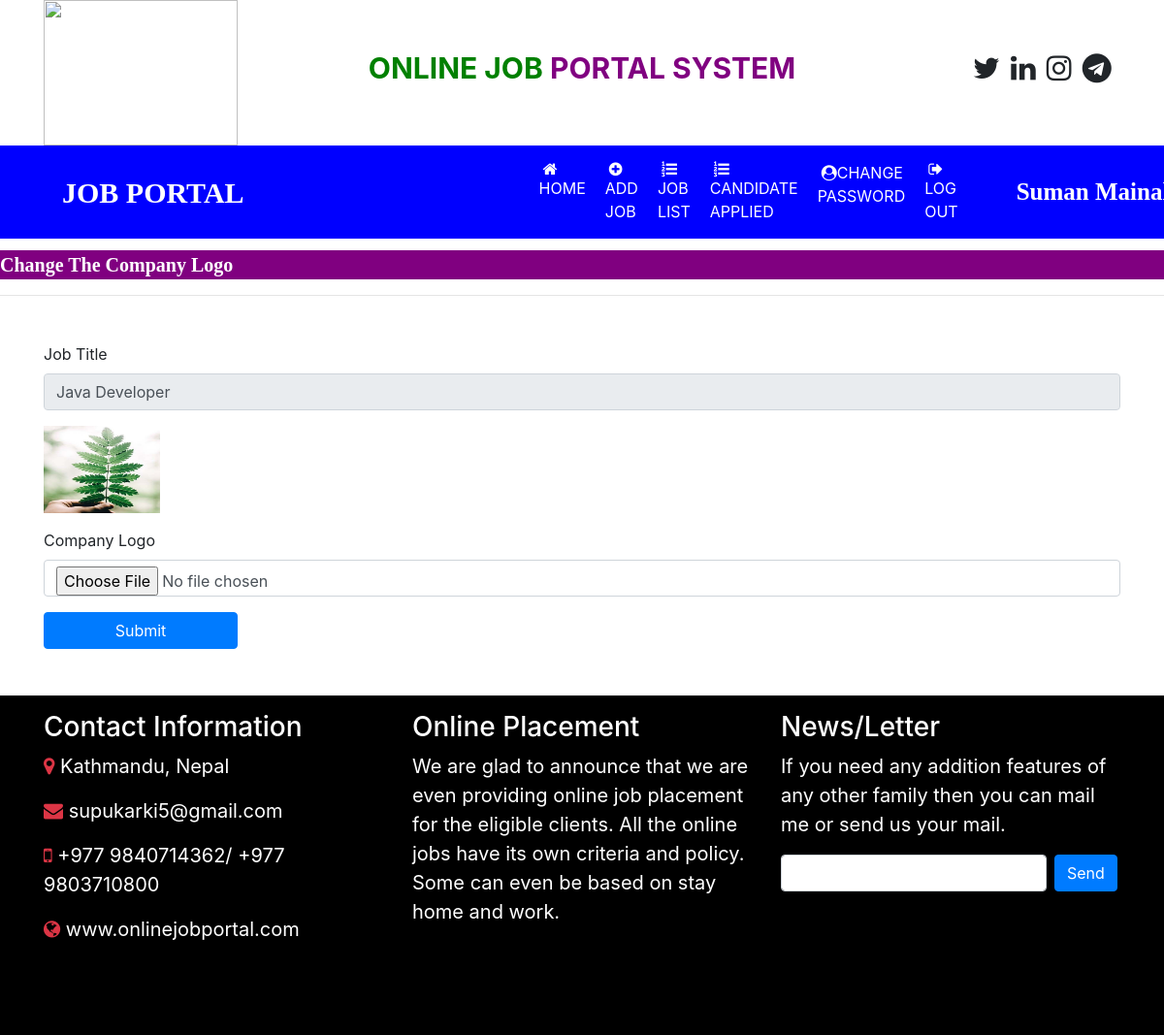
The page /change_companylogo/1 (signed in) on the database its author committed.
### job/models.py (models this page shows, shortened)
class Job(models.Model):
    recruiter = models.ForeignKey(Recruiter, on_delete=models.CASCADE)
    start_date = models.DateField()
    end_date = models.DateField()
    title = models.CharField(max_length=100)
    salary = models.FloatField(max_length=20)
    image = models.FileField()
    description = models.CharField(max_length=300)
    experience = models.CharField(max_length=50)
    location = models.CharField(max_length=100)
    skills = models.CharField(max_length=100)
    creationdate = models.DateField()

### job/views.py (the view, shortened to what this page needs)
# urls.py: path('change_companylogo/<int:pid>', change_companylogo, name="change_companylogo"),
def change_companylogo(request,pid):
    if not request.user.is_authenticated:
        return redirect('recruiter_login')
    error = ""
    job = Job.objects.get(id=pid)
    d = {'error': error, 'job':job}
    return render(request,'change_companylogo.html',d)

### templates/change_companylogo.html (shortened to what this page needs)
{% load static %}
{% block body %}
{% include 'recruiter_navigation.html' %}
<marquee style="font-family:'Monotype-Corsiva'; font-size:20px; color:white; background-color:purple; font-weight:bold; margin-top:1%">
Change The Company Logo
</marquee>
<hr>
<form class="container mt-5" method="post" enctype="multipart/form-data">
    <div class="form-row">
        <div class="form-group col-md-12">
            <label>Job Title</label>
            <input type="text" class="form-control" readonly name="jobtitle" value="{{job.title}}" required>
        </div>
    </div>
     <div class="form-row">
          <div class="form-group col-md-12">
              <img src="{{job.image.url}}" width="120" height="90">
          </div>
      </div>
    <div class="form-row">
        <div class="form-group col-md-12">
        <label>Company Logo</label>
        <input type="file" class="form-control" name="logo"  required>
     </div>
    </div>
<input type="submit" value="Submit" class="btn btn-primary" style="width: 200px" >
</form>
{% include 'footer.html' %}
{% endblock %}

### templates/recruiter_navigation.html (shortened to what this page needs)
<html>
<head>
    {% load static %}
  <link rel="stylesheet" href="https://maxcdn.bootstrapcdn.com/bootstrap/4.5.2/css/bootstrap.min.css">
  <script src="https://maxcdn.bootstrapcdn.com/bootstrap/4.5.2/js/bootstrap.min.js"></script><link rel="stylesheet" href="https://cdnjs.cloudflare.com/ajax/libs/font-awesome/4.7.0/css/font-awesome.min.css">
</head>
<body>
<div class="container">
    <div class="row">
        <div class="col-sm-3">
            <img src="{% static 'images/image2.png'%}" style="width:200px; height:150px">
       </div>
        <div class="col-sm-6 mt-5 text-center">
           <span style="font-weight :bold; font-size : 30px">
               <span style="color : green">ONLINE JOB</span>
               <span style="color : purple">PORTAL SYSTEM</span>
           </span>
       </div>
        <div class="col-sm-3  mt-5" style = "padding-left: 10%">
<span style="font-weight: bold; font-size: 30px">
    <span><i class="fa fa-twitter pl-1"></i></span>
     <span><i class="fa fa-linkedin pl-1"></i></span>
     <span><i class="fa fa-instagram pl-1"></i></span>
     <span><i class="fa fa-telegram pl-1"></i></span>
</span>
       </div>
</div>
</div>
<nav class="navbar navbar-expand-sm" style="background-color : blue" >
    <a class="navbar-brand text-white pl-5 font-weight-bold" style="font-family:'Monotype Corsiva'; font-size: 30px">JOB PORTAL</a>
<ul class="navbar-nav">
    <li class="nav-item">
    <a class="nav-link" href="{% url 'recruiter_home' %}" style="margin-left:280px"><i class="fa fa-home ml-1"></i>HOME</a>
     </li>
    <li class="nav-item">
    <a class="nav-link" href="{% url 'add_job' %}" ><i class="fa fa-plus-circle ml-1"></i> ADD JOB </a>
     </li>
    <li class="nav-item">
    <a class="nav-link" href="{% url 'job_list' %}" ><i class="fa fa-list-ol ml-1"></i> JOB LIST</a>
     </li>
    <li class="nav-item">
    <a class="nav-link" href="{% url 'applied_candidatelist' %}" ><i class="fa fa-list-ol  ml-1"></i>CANDIDATE APPLIED </a>
     </li>
     <li class="nav-item">
    <a class="nav-link" href="{% url 'change_passwordrecruiter' %}" ><i class="fa fa-user-circle ml-1"></i>CHANGE PASSWORD </a>
     </li>
    <li class="nav-item">
    <a class="nav-link" href="{% url 'Logout' %}" ><i class="fa fa-sign-out ml-1"></i>LOG OUT </a>
     </li>
</ul>
     <a class="navbar-brand text-white pl-5 font-weight-bold" style="font-family:'Monotype Corsiva'; font-size: 25px">{{request.user.first_name}} {{request.user.last_name}}</a>
</nav>
</body>
</html>

### templates/recruiter_navigation.html (style rules this page uses)
.nav-link { color: white; margin-right: 4px; }

### rows shown on the page
Job: jobtitle "Java Developer", image (picture)

### other values the page prints
{{ request.user.first_name }} "Suman"
